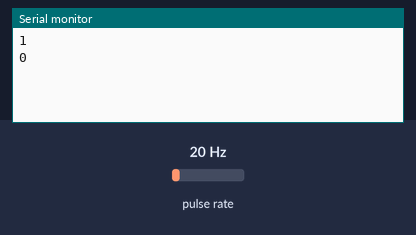
Recording of a sketch running on a simulated Arduino Uno, built with avr-gcc and run on an emulated ATmega328P. On the bench: the last lines printed to the serial monitor. Wiring (inferred from the names in the program): pulse sensor: data pin 2. The inputs (shaded band) are chosen by the test bench; at power-on: pulse rate 20 Hz.

Above: at 1.2 s.
1.3 s: pulse rate (sensor on pin 2) set to 4 Hz
At 2.6 s:
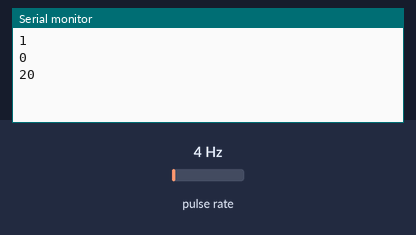
2.8 s: pulse rate (sensor on pin 2) set to 50 Hz
At 3.4 s:
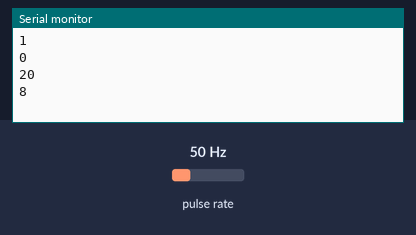
Timing chart, 0 to 5.8 s (numbered marks = the images above; inputs shaded):
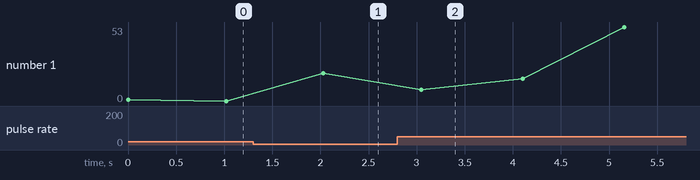

The sketch:

cycle.ino
```cpp
const int ir_pin = 2;
int rpm = 1;
unsigned long long int prev_time =1;
unsigned int count;

void setup() {
  // put your setup code here, to run once:
  attachInterrupt(digitalPinToInterrupt(ir_pin), count_times, RISING);

  Serial.begin(57600);
}

void loop() {

  if(millis() - prev_time > 1000)
  {

    Serial.println(rpm);
    rpm = count;
    count = 0;
    //Serial.println(rpm);

    prev_time = millis();
    //Serial.println(rpm);

    //prev_time = millis();
  }

}

void count_times()
{
  count++;
  delay(10);
}
```

Measured:
- plotted number 1: 20 → 53 after the input at 2.8 s
